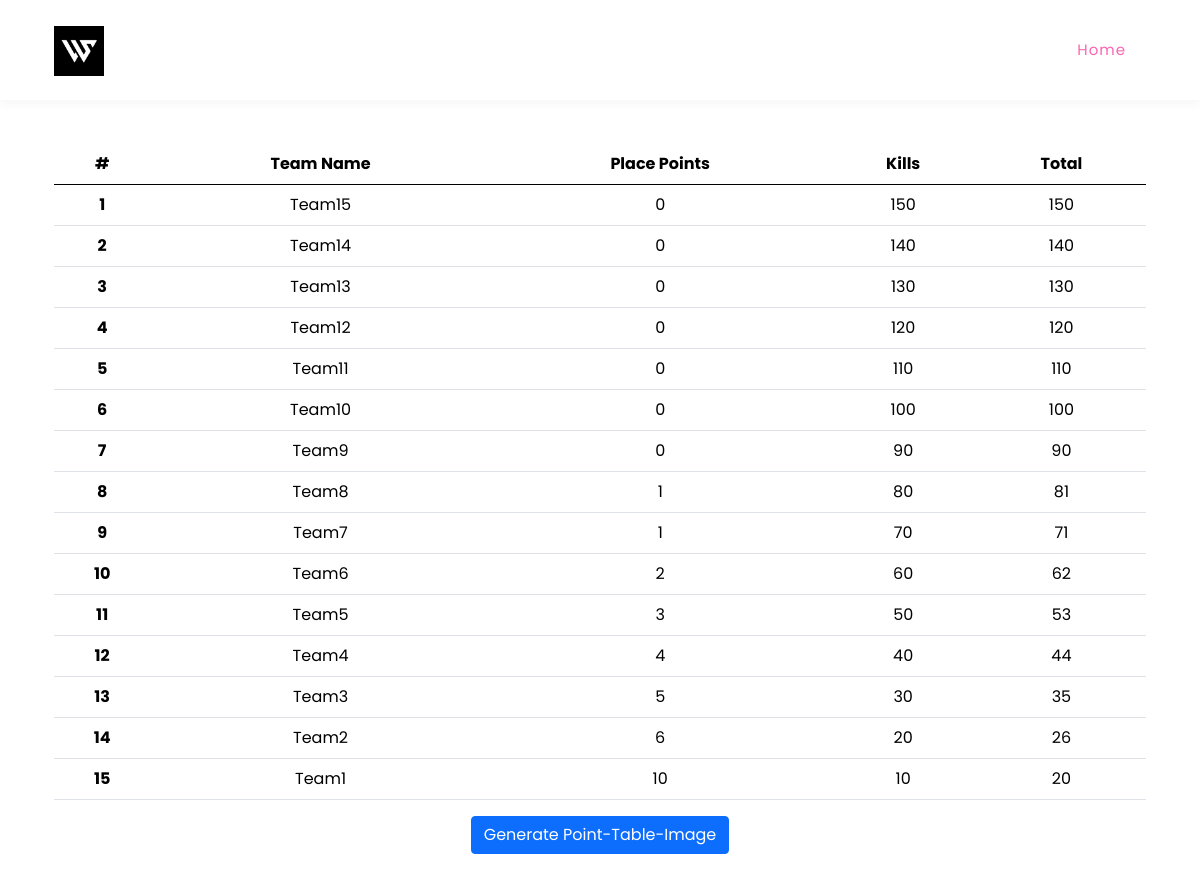
Screenshot of /view_point_table/27/16/ with the database file from the repository.
### app/models.py (models this page shows, shortened)
class Result(models.Model):
    team_name = models.CharField(max_length=255)
    place_points = models.CharField(max_length=255)
    kill = models.CharField(max_length=255)
    total = models.CharField(max_length=255)
    match = models.CharField(max_length=255)
    user = models.ForeignKey(User,on_delete=models.CASCADE,null=True)
    tourament_id = models.ForeignKey(CreateTournament,on_delete=models.CASCADE,null=True)
    class Meta:
        db_table = "Result"

### app/views.py (the view)
# urls.py: path('view_point_table/<str:id>/<str:match>/',views.ViewPointTable.as_view(),name='view_point_table'),
class ViewPointTable(View):
    def get(self,request,id,match):
        values = []
        result = Result.objects.filter(tourament_id=id)
        for i in result:
            place_points = 0
            kill = 0
            total = 0
            team_data = Result.objects.filter(team_name=i.team_name,tourament_id=id)
            for e in team_data:
                place_points = place_points + int(e.place_points)
                kill = kill + int(e.kill)
                total = total + int(e.total)
            values.append([i.team_name,place_points,kill,total])
        data = (values[:int(match)])
        sorted_data = sorted(data, key=lambda x: x[2],reverse=True)
        context = {
            'result':sorted_data,
            'id':id,
            'match':match
        }
        return render(request,'view_point_table.html',context)

### app/templates/view_point_table.html (shortened to what this page needs)
{% extends 'accounts.html' %}
{% load static %}
{% block nav %}
<header class="header-area header-sticky wow slideInDown" data-wow-duration="0.75s" data-wow-delay="0s">
    <div class="container">
      <div class="row">
        <div class="col-12">
          <nav class="main-nav">
            <a href="{% url "" %}" class="logo">
              <img src="{% static "logo/1.jpeg" %}" alt="" height="50" width="50">
            </a>
            <ul class="nav">
              <li class="scroll-to-section"><a href="{% url "" %}" class="active">Home</a></li>
            </ul>
          </nav>
        </div>
      </div>
    </div>
  </header>
{% endblock nav %}
{% block main %}
<br>
<br>
<br>
<br>
<div class="text-center container my-5">
<table class="table">
    <thead>
      <tr>
        <th scope="col">#</th>
        <th scope="col">Team Name</th>
        <th scope="col">Place Points</th>
        <th scope="col">Kills</th>
        <th scope="col">Total</th>
      </tr>
    </thead>
    <tbody>
      {% for i in result %}
      <tr>
        <th scope="row">{{forloop.counter}}</th>
        <td>{{i.0}}</td>
        <td>{{i.1}}</td>
        <td>{{i.2}}</td>
        <td>{{i.3}}</td>
      </tr>
      {% endfor %}
    </tbody>
  </table>
  <a href="{% url "viewpointtableimage" id match %}" class="btn btn-primary">Generate Point-Table-Image</a>
</div>
{% endblock main %}

### static/assets/css/templatemo-digimedia-v1.css (style rules this page uses)
html, body, div, span, applet, object, iframe, h1, h2, h3, h4, h5, h6, p, blockquote, div pre, a, abbr, acronym, address, big, cite, code, del, dfn, em, font, img, ins, kbd, q, s, samp, small, strike, strong, sub, sup, tt, var, b, u, i, center, dl, dt, dd, ol, ul, li, figure, header, nav, section, article, aside, footer, figcaption { margin: 0; padding: 0; border: 0; outline: 0; }
ul, li { padding: 0; margin: 0; list-style: none; }
header, nav, section, article, aside, footer, hgroup { display: block; }
* { box-sizing: border-box; }
html, body { font-family: 'Poppins', sans-serif; font-weight: 400; background-color: #fff; -ms-text-size-adjust: 100%; -webkit-font-smoothing: antialiased; -moz-osx-font-smoothing: grayscale; }
a { text-decoration: none !important; }
ul { margin-bottom: 0px; }
img { width: 100%; overflow: hidden; }
html, body { background: #fff; font-family: 'Poppins', sans-serif; }
.header-area { background-color: #fff; box-shadow: 0px 5px 8px rgba(0,0,0,0.03); position: absolute; left: 0px; right: 0px; z-index: 100; height: 100px; -webkit-transition: all .5s ease 0s; -moz-transition: all .5s ease 0s; -o-transition: all .5s ease 0s; transition: all .5s ease 0s; }
.header-area .main-nav { min-height: 80px; background: transparent; }
.header-area .main-nav .logo { float: left; -webkit-transition: all 0.3s ease 0s; -moz-transition: all 0.3s ease 0s; -o-transition: all 0.3s ease 0s; transition: all 0.3s ease 0s; }
.header-area .main-nav .logo { line-height: 100px; float: left; -webkit-transition: all 0.3s ease 0s; -moz-transition: all 0.3s ease 0s; -o-transition: all 0.3s ease 0s; transition: all 0.3s ease 0s; }
.header-area .main-nav .nav { float: right; margin-top: 30px; margin-right: 0px; background-color: transparent; -webkit-transition: all 0.3s ease 0s; -moz-transition: all 0.3s ease 0s; -o-transition: all 0.3s ease 0s; transition: all 0.3s ease 0s; position: relative; z-index: 999; }
.header-area .main-nav .nav li { padding-left: 20px; padding-right: 20px; }
.header-area .main-nav .nav li:last-child { padding-right: 0px; padding-left: 40px; }
.header-area .main-nav .nav li:last-child a , .background-header .main-nav .nav li:last-child a { padding: 0px 20px !important; font-weight: 400; }
.header-area .main-nav .nav li a { display: block; font-weight: 500; font-size: 15px; color: #2a2a2a; text-transform: capitalize; -webkit-transition: all 0.3s ease 0s; -moz-transition: all 0.3s ease 0s; -o-transition: all 0.3s ease 0s; transition: all 0.3s ease 0s; height: 40px; line-height: 40px; border: transparent; letter-spacing: 1px; }
.header-area .main-nav .nav li:hover a, .header-area .main-nav .nav li a.active { color: #fa65b1!important; }
.header-area.header-sticky { min-height: 80px; }
.header-area .nav { margin-top: 30px; }
.header-area.header-sticky .nav li a.active { color: #fa65b1; }
@media (max-width: 1200px) { .header-area .main-nav .nav li { padding-left: 12px; padding-right: 12px; } }
@media (max-width: 1200px) { .header-area .main-nav:before { display: none; } }
@media (min-width: 767px) { .header-area .main-nav .nav { display: flex !important; } }
@media (max-width: 1200px) { .header-area .main-nav .nav li:last-child { padding-left: 20px; } }

### rows the page displays
Result: team_name "Team15", place_points "0", i "150"
Result: team_name "Team14", place_points "0", i "140"
Result: team_name "Team13", place_points "0", i "130"
Result: team_name "Team12", place_points "0", i "120"
Result: team_name "Team11", place_points "0", i "110"
Result: team_name "Team10", place_points "0", i "100"
Result: team_name "Team9", place_points "0", i "90"
Result: team_name "Team8", i "1", kill "80", total "81"
Result: team_name "Team7", i "1", kill "70", total "71"
Result: team_name "Team6", place_points "2", kill "60", total "62"
Result: team_name "Team5", place_points "3", kill "50", total "53"
Result: team_name "Team4", i "4", kill "40", total "44"
Result: team_name "Team3", place_points "5", kill "30", total "35"
Result: team_name "Team2", place_points "6", kill "20", total "26"
Result: team_name "Team1", i "10", total "20"
